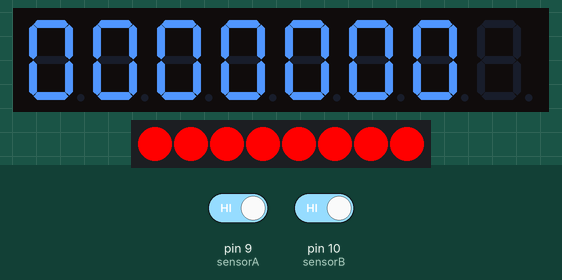
Recording of a sketch running on a simulated Arduino Uno, built with avr-gcc and run on an emulated ATmega328P. On the bench: 8-digit seven-segment display, 8 RGB LEDs in strip order, left to right. The test bench sets the inputs (shaded band); at power-on: pin 9 (sensorA) HIGH, pin 10 (sensorB) HIGH.

Above: at 4.2 s.
4.3 s: pin 9 (sensorA) driven LOW
At 4.61 s:
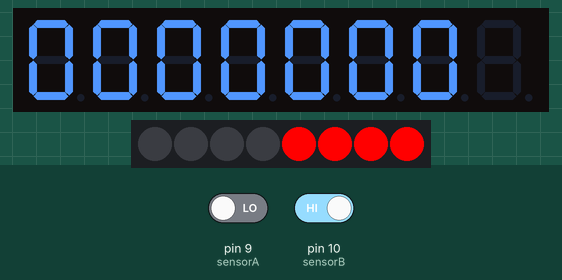
7.2 s: pin 10 (sensorB) driven LOW
At 9.5 s:
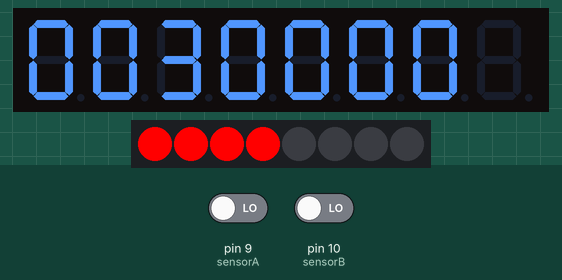
10.2 s: pin 9 (sensorA) driven HIGH
At 11.75 s:
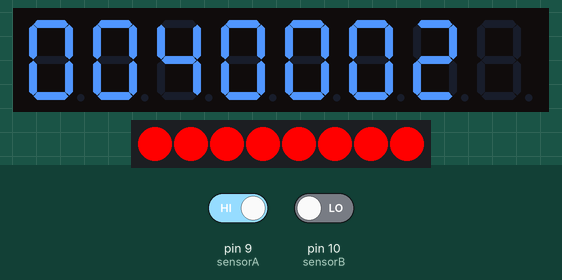
13.1 s: pin 10 (sensorB) driven HIGH
14.7 s: pin 9 (sensorA) driven LOW
At 15.0 s:
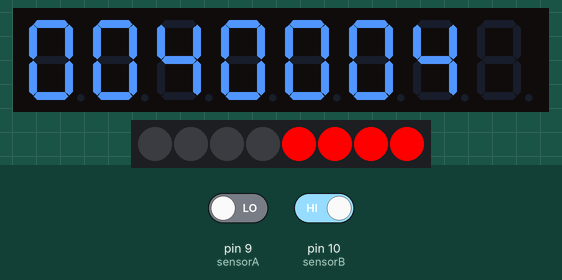
16.4 s: pin 10 (sensorB) driven LOW
At 18.67 s:
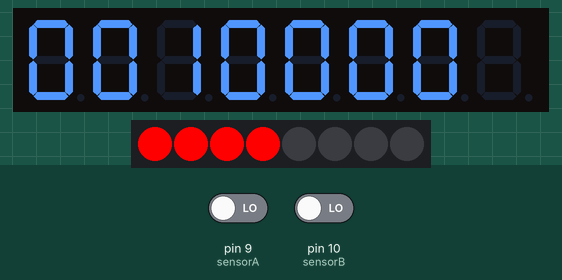
Timing chart, 0 to 20.4 s (numbered marks = the images above; inputs shaded):
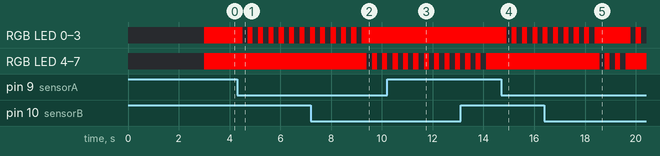

Measured:
- after the input at 4.3 s, RGB LED 0–3: alternates RGB(255, 0, 0) for 0.20 s and off for 0.20 s, starting after 0.21 s
- after the input at 14.7 s, RGB LED 0–3: alternates RGB(255, 0, 0) for 0.20 s and off for 0.20 s, starting after 0.21 s

The sketch:

fussball.ino
```cpp
#include <TM1638lite.h>

TM1638lite tm(4, 7, 8);
int sensorA = 9;
int sensorB = 10;

int a = 0;
int b = 0;
unsigned long lastDebounceTimeA = 0;
unsigned long lastDebounceTimeB = 0;
unsigned long debounceDelay = 50;

void setup() {
    Serial.begin(9600);
    tm.reset();
    tm.displayText("00000000");
    delay(3000);
    pinMode(sensorA, INPUT);
    pinMode(sensorB, INPUT);
    doLEDs(0xFF, "a");
    doLEDs(0xFF, "b");
}

void loop() {
    lerSensores();
    atualizarDisplay();
    final();
    delay(10);
}


void final(){
  if(a + b >= 9 ){
    a= 0;
    b=0;
  }
}

void lerSensores() {
    int leituraA = digitalRead(sensorA);
    int leituraB = digitalRead(sensorB);


    if (leituraA == LOW) {
        a++;

        piscarLeds("a");
    }

    if (leituraB == LOW) {
        b++;
        lastDebounceTimeB = millis();
        piscarLeds("b");
    }
}

void atualizarDisplay() {
    char displayBuffer[8];
    sprintf(displayBuffer, "%03d%04d", a, b);
    tm.displayText(displayBuffer);
}

void piscarLeds(String local) {
    for (int i = 0; i < 3; i++) {
        doLEDs(0xFF, local);
        delay(200);
        doLEDs(0x00, local);
        delay(200);
        doLEDs(0xFF, local);

    }
}

void doLEDs(uint8_t value, String local) {
    if(local == "a"){
      for (uint8_t position = 0; position < 4; position++) {
        tm.setLED(position, value & 1);
        value = value >> 1;
    }
    }
    else{
      for (uint8_t position = 4; position < 8; position++) {
        tm.setLED(position, value & 1);
        value = value >> 1;

    }
    }

}
```
